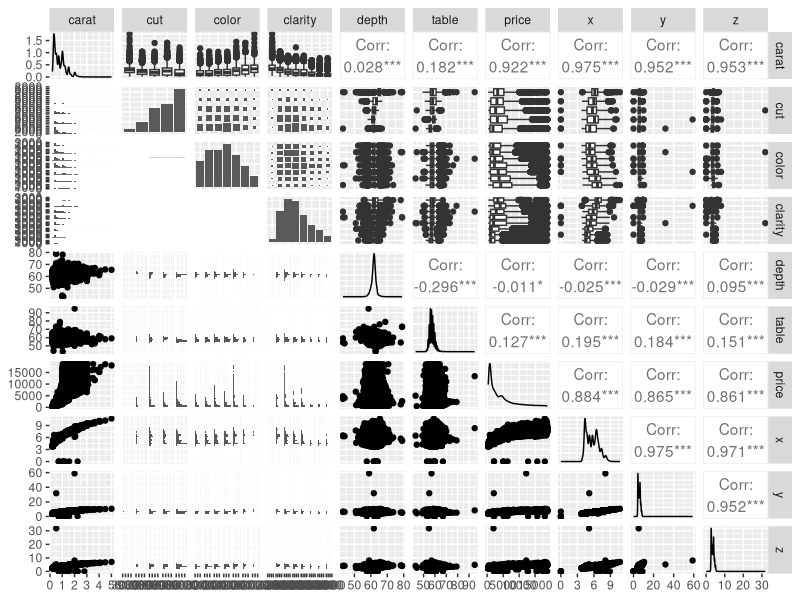

Write the R code that produced this figure.
## ---- chunk 1
knitr::opts_chunk$set(echo = TRUE)
library(tidyverse)
library(GGally)
library(skimr)

## ---- chunk 2
# exploring data! 
names(diamonds)
dim(diamonds)
summary(diamonds)
head(diamonds)
tail(diamonds)
skimr::skim(diamonds)
## ---- chunk 3
# creating pairs plot!
ggpairs(diamonds)
